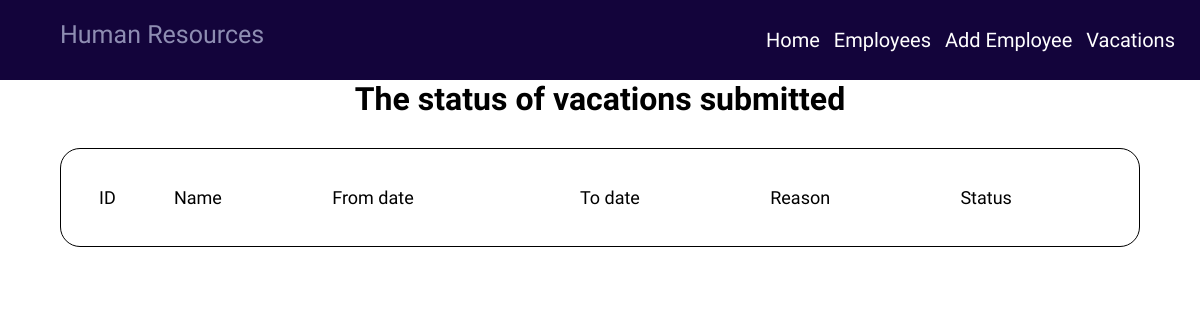
/Employees/vacations, run on an earlier commit of the app's database.
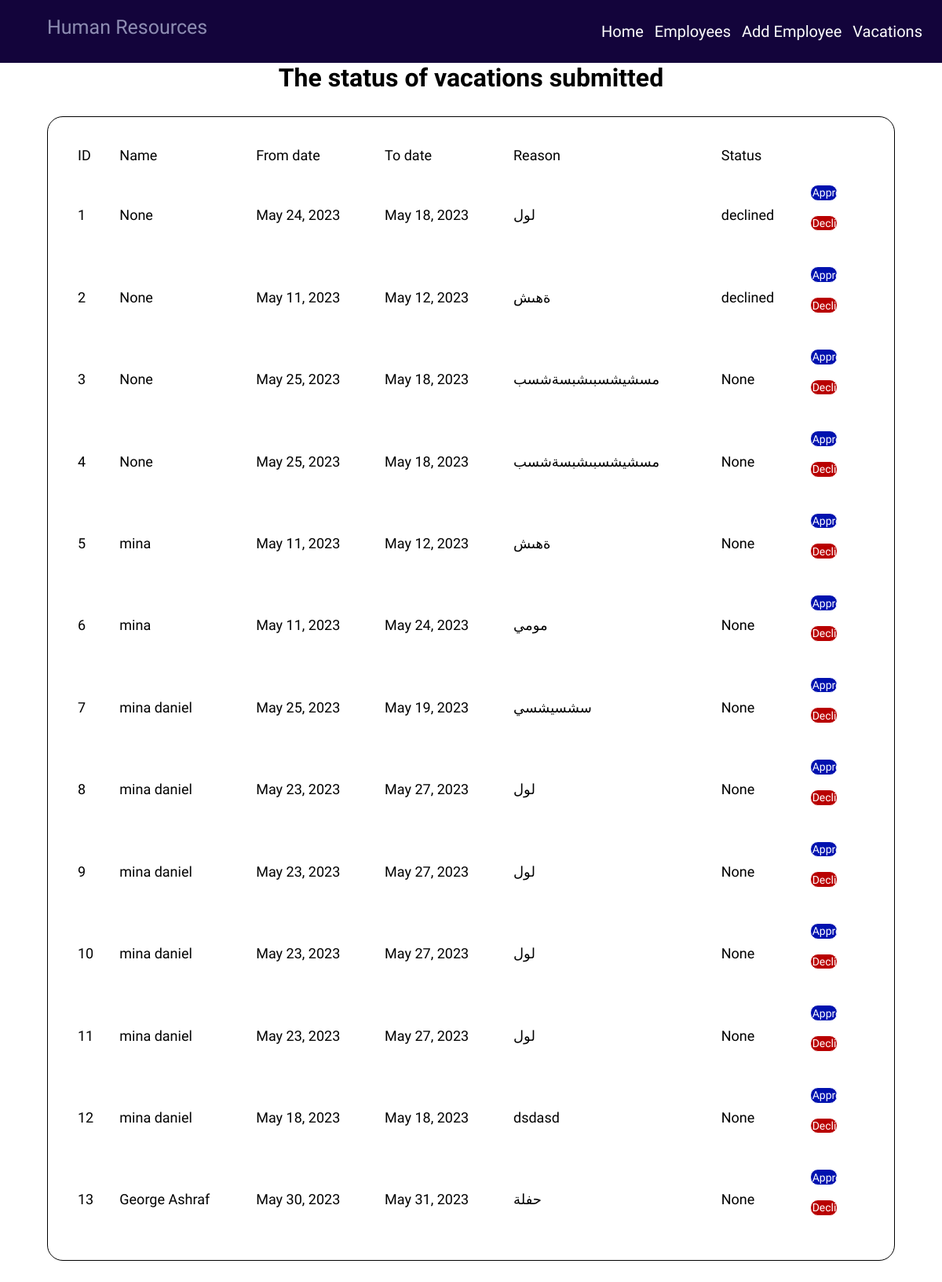
And on a later commit of the database.
### Employees/models.py (models this page shows, shortened)
class Vacation_Employee(models.Model):
    employee = models.ForeignKey(Employees, on_delete=models.CASCADE)
    name = models.CharField(max_length=255, null=True)
    from_date = models.DateField(max_length=255, null=True)
    to_date = models.DateField(max_length=255, null=True)
    reason = models.CharField(max_length=1000, null=True)
    status=models.CharField(max_length=255,null=True)

### Employees/views.py (the view)
# urls.py: path('vacations', views.vacations, name='vacations'),
def vacations(request):
    myvacations = Vacation_Employee.objects.all().values()
    template = loader.get_template('vacations-table.html')
    context = { 'myvacations':myvacations }
    return HttpResponse(template.render(context, request))

### Employees/Templates/vacations-table.html (shortened to what this page needs)
<html>
    <head>
        {% load static %}
        <link rel="stylesheet" href="{% static 'vacations.css' %}"/>
        <link rel="stylesheet" href="{% static 'home.css' %}"/>
    </head>
    <body>
        <nav  >
            <label for="Logo" >Human Resources</label>
            <ul>
                <li><a href="home.html">Home</a></li>
                <li><a href="{% url 'employees'%}">Employees</a></li>
                <li><a href="{% url 'add-Employee' %}">Add Employee</a></li>
                <li><a href="{% url 'vacations'%}">Vacations</a></li>
            </ul>
        </nav>
        <center><h1><b>The status of vacations submitted</b></h1></center>
        <table>
            <thead>
                <tr>
                    <b><td>ID</td></b>
                    <b><td>Name</td></b>
                    <b><td>From date</td></b>
                    <b><td>To date</td></b>
                    <b><td>Reason</td></b>
                    <b><td>Status</td></b>
                </tr>
            </thead>
            <tbody>
                {% for x in myvacations %}
                <tr class="data">
                  <td>{{ x.id }}</td>
                  <td>{{ x.name }}</td>
                  <td>{{ x.from_date }}</td>
                  <td>{{ x.to_date }}</td>
                  <td>{{ x.reason }}</td>
                  <td>{{ x.status }}</td>
                  <td>
                    <div class="btn-group">
                      <form action="{% url 'approved_vacation' x.id %}" method="POST" class="approve-form">
                        <button type="submit" class="btn">Approve</button>
                      </form>
                    </div>
                    <div class="btn-group2">
                      <form action="{% url 'declined_vacation' x.id %}" method="POST" class="decline-form">
                        <button type="submit" class="btn">Decline</button>
                      </form>
                    </div>
                  </td>
                </tr>
                {% endfor %}
              </tbody>
        </table>
    </body>
</html>

What changed in the data, as far as the page shows it:
added Vacation_Employee: id "1", name "None", from_date "May 24, 2023", to_date "May 18, 2023", reason "لول", status "declined"
added Vacation_Employee: id "2", name "None", from_date "May 11, 2023", to_date "May 12, 2023", reason "ةهىش", status "declined"
added Vacation_Employee: id "3", name "None", from_date "May 25, 2023", to_date "May 18, 2023", reason "مسشيشسبىشبسةشسب", status "None"
added Vacation_Employee: id "4", name "None", from_date "May 25, 2023", to_date "May 18, 2023", reason "مسشيشسبىشبسةشسب", status "None"
added Vacation_Employee: id "5", name "mina", from_date "May 11, 2023", to_date "May 12, 2023", reason "ةهىش", status "None"
added Vacation_Employee: id "6", name "mina", from_date "May 11, 2023", to_date "May 24, 2023", reason "مومي", status "None"
added Vacation_Employee: id "7", name "mina daniel", from_date "May 25, 2023", to_date "May 19, 2023", reason "سشسيشسي", status "None"
added Vacation_Employee: id "8", name "mina daniel", from_date "May 23, 2023", to_date "May 27, 2023", reason "لول", status "None"
added Vacation_Employee: id "9", name "mina daniel", from_date "May 23, 2023", to_date "May 27, 2023", reason "لول", status "None"
added Vacation_Employee: id "10", name "mina daniel", from_date "May 23, 2023", to_date "May 27, 2023", reason "لول", status "None"
added Vacation_Employee: id "11", name "mina daniel", from_date "May 23, 2023", to_date "May 27, 2023", reason "لول", status "None"
added Vacation_Employee: id "12", name "mina daniel", from_date "May 18, 2023", to_date "May 18, 2023", reason "dsdasd", status "None"
added Vacation_Employee: id "13", name "George Ashraf", from_date "May 30, 2023", to_date "May 31, 2023", reason "حفلة", status "None"
